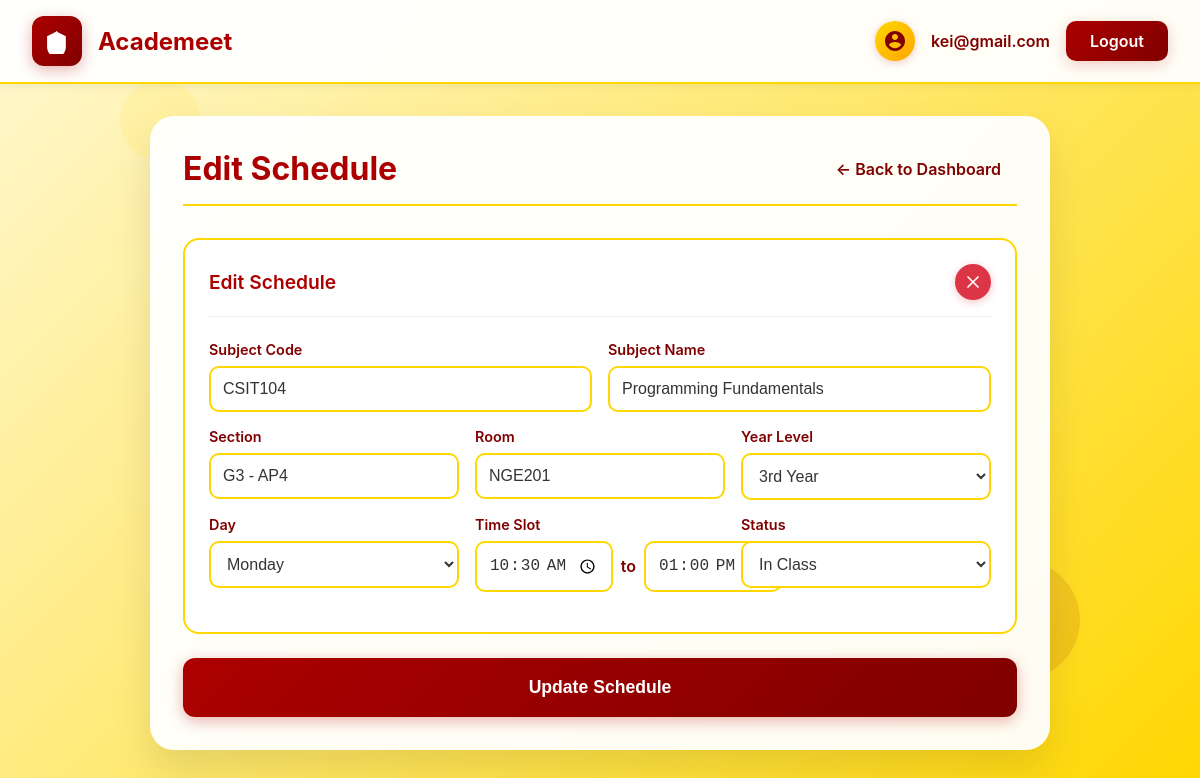
Page /professor/edit-schedule/25/ (signed in) on the committed database.
### core/models.py (models this page shows, shortened)
class Schedule(models.Model):
    DEPARTMENT_CHOICES = [
        ('CCS', 'College of Computer Studies'),
        ('CMBA', 'College of Management, Business, and Accountancy'),
        ('CCJ', 'College of Criminal Justice'),
        ('CNAHS', 'College of Nursing and Allied Health Sciences'),
        ('CEA', 'College of Engineering and Architecture'),
        ('CASE', 'College of Arts, Sciences and Education'),
    ]
    department = models.CharField(
        max_length=50,
        choices=DEPARTMENT_CHOICES,
        default='CCS'
    )
    professor = models.ForeignKey(
        User,
        on_delete=models.CASCADE,
        related_name='schedules'
    )
    DAY_CHOICES = [
        ('Monday', 'Monday'),
        ('Tuesday', 'Tuesday'),
        ('Wednesday', 'Wednesday'),
        ('Thursday', 'Thursday'),
        ('Friday', 'Friday'),
        ('Saturday', 'Saturday'),
        ('Sunday', 'Sunday'),
    ]
    STATUS_CHOICES = [
        ('In Class', 'In Class'),
        ('Out of Work', 'Out of Work'),
        ('Available', 'Available'),
    ]
    day = models.CharField(max_length=10, choices=DAY_CHOICES)
    start_time = models.TimeField()
    end_time = models.TimeField()
    subject_code = models.CharField(max_length=20)
    subject_name = models.CharField(max_length=100)
    section = models.CharField(max_length=50)
    room = models.CharField(max_length=50, blank=True, null=True)
    year_level = models.CharField(max_length=10, blank=True, null=True)
    status = models.CharField(max_length=20, choices=STATUS_CHOICES)

### core/views.py (the view, shortened to what this page needs)
# urls.py: path('professor/edit-schedule/<int:schedule_id>/', views.edit_schedule, name='edit_schedule'),
@login_required
def edit_schedule(request, schedule_id):
    schedule = get_object_or_404(Schedule, id=schedule_id, professor=request.user)
    return render(request, 'edit_schedule.html', {'schedule': schedule})

### academeet/templates/edit_schedule.html (shortened to what this page needs)
{% load static %}
<!DOCTYPE html>
<html lang="en">
<head>
    <link rel="stylesheet" href="{% static 'core/css/edit_schedule.css' %}">
</head>
<body>
    <header class="dashboard-header">
        <div class="header-content">
            <div class="logo-section">
                <div class="logo-icon">
                    <svg viewBox="0 0 24 24" xmlns="http://www.w3.org/2000/svg">
                        <path d="M12 2L2 7v10c0 5.55 3.84 9.74 9 11 5.16-1.26 9-5.45 9-11V7l-10-5z"/>
                        <path d="M9 12l2 2 4-4"/>
                    </svg>
                </div>
                <h1>Academeet</h1>
            </div>
            <div class="user-section">
                <div class="profile-icon">
                    <svg viewBox="0 0 24 24" xmlns="http://www.w3.org/2000/svg">
                        <path d="M12 2C6.48 2 2 6.48 2 12s4.48 10 10 10 10-4.48 10-10S17.52 2 12 2zm0 3c1.66 0 3 1.34 3 3s-1.34 3-3 3-3-1.34-3-3 1.34-3 3-3zm0 14.2c-2.5 0-4.71-1.28-6-3.22.03-1.99 4-3.08 6-3.08 1.99 0 5.97 1.09 6 3.08-1.29 1.94-3.5 3.22-6 3.22z"/>
                    </svg>
                </div>
                <span class="user-name">{{ user.username }}</span>
                <a href="{% url 'logout' %}" class="logout-btn">Logout</a>
            </div>
        </div>
    </header>
    <main class="main-content">
        <div class="form-container">
            <div class="page-title">
                <h2>Edit Schedule</h2>
                <a href="{% url 'professor_dashboard' %}" class="back-link">← Back to Dashboard</a>
            </div>
            <form method="POST" action="" id="scheduleForm">
                <div class="schedule-entry">
                    <div class="entry-header">
                        <h3>Edit Schedule</h3>
                        <button type="button" class="delete-btn" onclick="deleteSchedule()">
                            <svg viewBox="0 0 24 24" fill="none" xmlns="http://www.w3.org/2000/svg">
                                <path d="M18 6L6 18M6 6L18 18" stroke="currentColor" stroke-width="2" stroke-linecap="round"/>
                            </svg>
                        </button>
                    </div>
                    <div class="form-row">
                        <div class="form-group">
                            <label for="subject_code">Subject Code</label>
                            <input type="text" name="subject_code" value="{{ schedule.subject_code }}" placeholder="e.g. CSIT104" required>
                        </div>
                        <div class="form-group">
                            <label for="subject_name">Subject Name</label>
                            <input type="text" name="subject_name" value="{{ schedule.subject_name }}" placeholder="e.g. Programming Fundamentals" required>
                        </div>
                    </div>
                    <div class="form-row">
                        <div class="form-group">
                            <label for="section">Section</label>
                            <input type="text" name="section" value="{{ schedule.section }}" placeholder="e.g. G7-AP4" required>
                        </div>
                        <div class="form-group">
                            <label for="room">Room</label>
                            <input type="text" name="room" value="{{ schedule.room }}" placeholder="e.g. RTL223" required>
                        </div>
                        <div class="form-group">
                            <label for="year_level">Year Level</label>
                            <select name="year_level" required>
                                <option value="3rd" {% if schedule.year_level == "3rd" %}selected{% endif %}>3rd Year</option>
                            </select>
                        </div>
                    </div>
                    <div class="form-row">
                        <div class="form-group">
                            <label for="day">Day</label>
                            <select name="day" required>
                                <option value="Monday" {% if schedule.day == "Monday" %}selected{% endif %}>Monday</option>
                            </select>
                        </div>
                        <div class="form-group">
                            <label>Time Slot</label>
                            <div class="time-slot-group">
                                <input type="time" name="time_from" value="{{ schedule.start_time|date:'H:i' }}" placeholder="From" required>
                                <span class="time-separator">to</span>
                                <input type="time" name="time_to" value="{{ schedule.end_time|date:'H:i' }}" placeholder="To" required>
                            </div>
                        </div>
                        <div class="form-group">
                            <label for="status">Status</label>
                            <select name="status" required>
                                <option value="In Class" {% if schedule.status == "In Class" %}selected{% endif %}>In Class</option>
                            </select>
                        </div>
                    </div>
                </div>
                <button type="submit" class="save-btn">Update Schedule</button>
            </form>
        </div>
    </main>
</body>
</html>

### academeet/static/core/css/edit_schedule.css (style rules this page uses)
* { margin: 0; padding: 0; box-sizing: border-box; }
body { font-family: 'Inter', 'Segoe UI', Tahoma, Geneva, Verdana, sans-serif; background: linear-gradient(135deg, #FFF8D2 0%, #FFD700 100%); min-height: 100vh; position: relative; overflow-x: hidden; }
.dashboard-header { background: rgba(255, 255, 255, 0.95); backdrop-filter: blur(20px); border-bottom: 2px solid #FFD700; padding: 1rem 2rem; box-shadow: 0 2px 10px rgba(0, 0, 0, 0.05); position: sticky; top: 0; z-index: 100; }
.header-content { max-width: 1200px; margin: 0 auto; display: flex; justify-content: space-between; align-items: center; }
.logo-section { display: flex; align-items: center; gap: 1rem; }
.logo-icon { width: 50px; height: 50px; background: linear-gradient(135deg, #AC0000, #800000); border-radius: 12px; display: flex; align-items: center; justify-content: center; box-shadow: 0 4px 15px rgba(172, 0, 0, 0.3); }
.logo-icon svg { width: 25px; height: 25px; fill: white; }
.logo-section h1 { color: #AC0000; font-size: 1.5rem; font-weight: 700; }
.user-section { display: flex; align-items: center; gap: 1rem; }
.profile-icon { width: 40px; height: 40px; background: linear-gradient(135deg, #FFD700, #FFA500); border-radius: 50%; display: flex; align-items: center; justify-content: center; box-shadow: 0 2px 8px rgba(172, 0, 0, 0.2); cursor: pointer; transition: all 0.3s ease; }
.profile-icon svg { width: 24px; height: 24px; fill: #800000; }
.user-name { color: #800000; font-weight: 600; font-size: 1rem; }
.logout-btn { background: linear-gradient(135deg, #AC0000, #800000); color: white; padding: 0.6rem 1.5rem; border-radius: 10px; text-decoration: none; font-weight: 600; transition: all 0.3s ease; box-shadow: 0 4px 15px rgba(172, 0, 0, 0.2); }
.main-content { padding: 2rem; min-height: calc(100vh - 100px); }
.form-container { max-width: 900px; margin: 0 auto; background: rgba(255, 255, 255, 0.95); backdrop-filter: blur(20px); border-radius: 24px; padding: 2rem; box-shadow: 0 20px 40px rgba(0, 0, 0, 0.1); border: 1px solid rgba(255, 255, 255, 0.2); animation: slideUp 0.8s ease-out; }
.page-title { display: flex; justify-content: space-between; align-items: center; margin-bottom: 2rem; padding-bottom: 1rem; border-bottom: 2px solid #FFD700; }
.page-title h2 { color: #AC0000; font-size: 2rem; font-weight: 700; }
.back-link { color: #800000; text-decoration: none; font-weight: 600; padding: 0.5rem 1rem; border-radius: 8px; transition: all 0.3s ease; }
.schedule-entry { background: white; border: 2px solid #FFD700; border-radius: 16px; padding: 1.5rem; margin-bottom: 1.5rem; position: relative; animation: fadeIn 0.5s ease-out; }
.entry-header { display: flex; justify-content: space-between; align-items: center; margin-bottom: 1.5rem; padding-bottom: 1rem; border-bottom: 1px solid #f0f0f0; }
.entry-header h3 { color: #AC0000; font-size: 1.2rem; font-weight: 600; }
.delete-btn { background: #dc3545; color: white; border: none; width: 36px; height: 36px; border-radius: 50%; cursor: pointer; display: flex; align-items: center; justify-content: center; transition: all 0.3s ease; box-shadow: 0 2px 8px rgba(220, 53, 69, 0.3); }
.delete-btn svg { width: 20px; height: 20px; }
.form-row { display: grid; grid-template-columns: repeat(auto-fit, minmax(200px, 1fr)); gap: 1rem; margin-bottom: 1rem; }
.form-group { display: flex; flex-direction: column; }
.form-group label { color: #800000; font-weight: 600; margin-bottom: 0.5rem; font-size: 0.9rem; }
.form-group input, .form-group select { padding: 0.75rem; border: 2px solid #FFD700; border-radius: 10px; font-size: 1rem; transition: all 0.3s ease; background: white; color: #333; }
.form-group input::placeholder { color: #999; }
.time-slot-group { display: flex; align-items: center; gap: 0.5rem; }
.time-slot-group input { flex: 1; }
.time-separator { color: #800000; font-weight: 600; }
.save-btn { width: 100%; padding: 1.2rem; background: linear-gradient(135deg, #AC0000, #800000); color: white; border: none; border-radius: 12px; font-size: 1.1rem; font-weight: 600; cursor: pointer; transition: all 0.3s ease; box-shadow: 0 4px 15px rgba(172, 0, 0, 0.3); }

### rows in the picture
Schedule: subject_code "CSIT104", subject_name "Programming Fundamentals", section "G3 - AP4", room "NGE201", year_level "3rd Year", day "Monday", time_from "10:30", time_to "13:00", status "In Class"

### other values in the picture
{{ user.username }} "kei@gmail.com"
